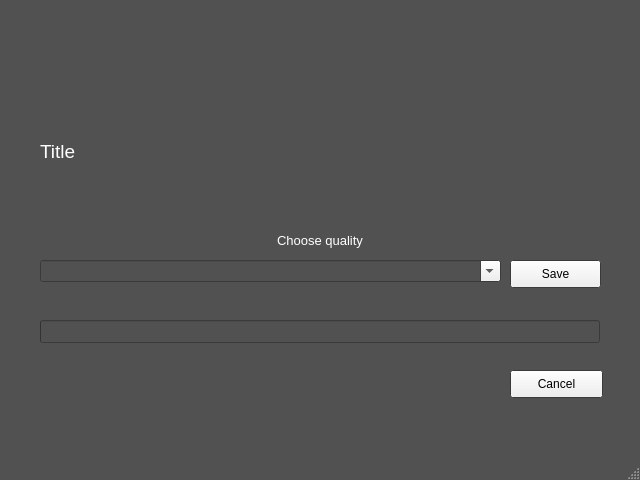
<?xml version="1.0" encoding="UTF-8"?>
<ui version="4.0">
 <class>ScreenDown</class>
 <widget class="QMainWindow" name="ScreenDown">
  <property name="enabled">
   <bool>true</bool>
  </property>
  <property name="geometry">
   <rect>
    <x>0</x>
    <y>0</y>
    <width>640</width>
    <height>480</height>
   </rect>
  </property>
  <property name="minimumSize">
   <size>
    <width>640</width>
    <height>480</height>
   </size>
  </property>
  <property name="palette">
   <palette>
    <active>
     <colorrole role="Base">
      <brush brushstyle="SolidPattern">
       <color alpha="255">
        <red>81</red>
        <green>81</green>
        <blue>81</blue>
       </color>
      </brush>
     </colorrole>
     <colorrole role="Window">
      <brush brushstyle="SolidPattern">
       <color alpha="255">
        <red>81</red>
        <green>81</green>
        <blue>81</blue>
       </color>
      </brush>
     </colorrole>
    </active>
    <inactive>
     <colorrole role="Base">
      <brush brushstyle="SolidPattern">
       <color alpha="255">
        <red>81</red>
        <green>81</green>
        <blue>81</blue>
       </color>
      </brush>
     </colorrole>
     <colorrole role="Window">
      <brush brushstyle="SolidPattern">
       <color alpha="255">
        <red>81</red>
        <green>81</green>
        <blue>81</blue>
       </color>
      </brush>
     </colorrole>
    </inactive>
    <disabled>
     <colorrole role="Base">
      <brush brushstyle="SolidPattern">
       <color alpha="255">
        <red>81</red>
        <green>81</green>
        <blue>81</blue>
       </color>
      </brush>
     </colorrole>
     <colorrole role="Window">
      <brush brushstyle="SolidPattern">
       <color alpha="255">
        <red>81</red>
        <green>81</green>
        <blue>81</blue>
       </color>
      </brush>
     </colorrole>
    </disabled>
   </palette>
  </property>
  <property name="windowTitle">
   <string>DownloadYT</string>
  </property>
  <widget class="QWidget" name="centralwidget">
   <property name="enabled">
    <bool>true</bool>
   </property>
   <widget class="QComboBox" name="comboBox">
    <property name="enabled">
     <bool>true</bool>
    </property>
    <property name="geometry">
     <rect>
      <x>40</x>
      <y>260</y>
      <width>461</width>
      <height>22</height>
     </rect>
    </property>
    <property name="editable">
     <bool>true</bool>
    </property>
    <property name="currentText">
     <string/>
    </property>
   </widget>
   <widget class="QProgressBar" name="progressBar">
    <property name="geometry">
     <rect>
      <x>20</x>
      <y>640</y>
      <width>451</width>
      <height>23</height>
     </rect>
    </property>
    <property name="value">
     <number>24</number>
    </property>
   </widget>
   <widget class="QPushButton" name="pushButton">
    <property name="geometry">
     <rect>
      <x>510</x>
      <y>370</y>
      <width>93</width>
      <height>28</height>
     </rect>
    </property>
    <property name="text">
     <string>Cancel</string>
    </property>
   </widget>
   <widget class="QLabel" name="logo">
    <property name="enabled">
     <bool>true</bool>
    </property>
    <property name="geometry">
     <rect>
      <x>140</x>
      <y>20</y>
      <width>371</width>
      <height>101</height>
     </rect>
    </property>
    <property name="sizePolicy">
     <sizepolicy hsizetype="Fixed" vsizetype="Fixed">
      <horstretch>0</horstretch>
      <verstretch>0</verstretch>
     </sizepolicy>
    </property>
    <property name="sizeIncrement">
     <size>
      <width>2</width>
      <height>0</height>
     </size>
    </property>
    <property name="tabletTracking">
     <bool>false</bool>
    </property>
    <property name="frameShape">
     <enum>QFrame::NoFrame</enum>
    </property>
    <property name="text">
     <string/>
    </property>
    <property name="pixmap">
     <pixmap>../../../Pulpit/Logo.png</pixmap>
    </property>
    <property name="scaledContents">
     <bool>true</bool>
    </property>
    <property name="alignment">
     <set>Qt::AlignJustify|Qt::AlignTop</set>
    </property>
    <property name="margin">
     <number>1</number>
    </property>
   </widget>
   <widget class="QLabel" name="TextQuality">
    <property name="geometry">
     <rect>
      <x>40</x>
      <y>230</y>
      <width>560</width>
      <height>21</height>
     </rect>
    </property>
    <property name="palette">
     <palette>
      <active>
       <colorrole role="WindowText">
        <brush brushstyle="SolidPattern">
         <color alpha="255">
          <red>255</red>
          <green>255</green>
          <blue>255</blue>
         </color>
        </brush>
       </colorrole>
       <colorrole role="Button">
        <brush brushstyle="SolidPattern">
         <color alpha="255">
          <red>255</red>
          <green>255</green>
          <blue>255</blue>
         </color>
        </brush>
       </colorrole>
       <colorrole role="Light">
        <brush brushstyle="SolidPattern">
         <color alpha="255">
          <red>255</red>
          <green>255</green>
          <blue>255</blue>
         </color>
        </brush>
       </colorrole>
       <colorrole role="Midlight">
        <brush brushstyle="SolidPattern">
         <color alpha="255">
          <red>255</red>
          <green>255</green>
          <blue>255</blue>
         </color>
        </brush>
       </colorrole>
       <colorrole role="Dark">
        <brush brushstyle="SolidPattern">
         <color alpha="255">
          <red>127</red>
          <green>127</green>
          <blue>127</blue>
         </color>
        </brush>
       </colorrole>
       <colorrole role="Mid">
        <brush brushstyle="SolidPattern">
         <color alpha="255">
          <red>170</red>
          <green>170</green>
          <blue>170</blue>
         </color>
        </brush>
       </colorrole>
       <colorrole role="Text">
        <brush brushstyle="SolidPattern">
         <color alpha="255">
          <red>0</red>
          <green>0</green>
          <blue>0</blue>
         </color>
        </brush>
       </colorrole>
       <colorrole role="BrightText">
        <brush brushstyle="SolidPattern">
         <color alpha="255">
          <red>255</red>
          <green>255</green>
          <blue>255</blue>
         </color>
        </brush>
       </colorrole>
       <colorrole role="ButtonText">
        <brush brushstyle="SolidPattern">
         <color alpha="255">
          <red>0</red>
          <green>0</green>
          <blue>0</blue>
         </color>
        </brush>
       </colorrole>
       <colorrole role="Base">
        <brush brushstyle="SolidPattern">
         <color alpha="255">
          <red>255</red>
          <green>255</green>
          <blue>255</blue>
         </color>
        </brush>
       </colorrole>
       <colorrole role="Window">
        <brush brushstyle="SolidPattern">
         <color alpha="255">
          <red>255</red>
          <green>255</green>
          <blue>255</blue>
         </color>
        </brush>
       </colorrole>
       <colorrole role="Shadow">
        <brush brushstyle="SolidPattern">
         <color alpha="255">
          <red>0</red>
          <green>0</green>
          <blue>0</blue>
         </color>
        </brush>
       </colorrole>
       <colorrole role="AlternateBase">
        <brush brushstyle="SolidPattern">
         <color alpha="255">
          <red>255</red>
          <green>255</green>
          <blue>255</blue>
         </color>
        </brush>
       </colorrole>
       <colorrole role="ToolTipBase">
        <brush brushstyle="SolidPattern">
         <color alpha="255">
          <red>255</red>
          <green>255</green>
          <blue>220</blue>
         </color>
        </brush>
       </colorrole>
       <colorrole role="ToolTipText">
        <brush brushstyle="SolidPattern">
         <color alpha="255">
          <red>0</red>
          <green>0</green>
          <blue>0</blue>
         </color>
        </brush>
       </colorrole>
       <colorrole role="PlaceholderText">
        <brush brushstyle="SolidPattern">
         <color alpha="128">
          <red>0</red>
          <green>0</green>
          <blue>0</blue>
         </color>
        </brush>
       </colorrole>
      </active>
      <inactive>
       <colorrole role="WindowText">
        <brush brushstyle="SolidPattern">
         <color alpha="255">
          <red>255</red>
          <green>255</green>
          <blue>255</blue>
         </color>
        </brush>
       </colorrole>
       <colorrole role="Button">
        <brush brushstyle="SolidPattern">
         <color alpha="255">
          <red>255</red>
          <green>255</green>
          <blue>255</blue>
         </color>
        </brush>
       </colorrole>
       <colorrole role="Light">
        <brush brushstyle="SolidPattern">
         <color alpha="255">
          <red>255</red>
          <green>255</green>
          <blue>255</blue>
         </color>
        </brush>
       </colorrole>
       <colorrole role="Midlight">
        <brush brushstyle="SolidPattern">
         <color alpha="255">
          <red>255</red>
          <green>255</green>
          <blue>255</blue>
         </color>
        </brush>
       </colorrole>
       <colorrole role="Dark">
        <brush brushstyle="SolidPattern">
         <color alpha="255">
          <red>127</red>
          <green>127</green>
          <blue>127</blue>
         </color>
        </brush>
       </colorrole>
       <colorrole role="Mid">
        <brush brushstyle="SolidPattern">
         <color alpha="255">
          <red>170</red>
          <green>170</green>
          <blue>170</blue>
         </color>
        </brush>
       </colorrole>
       <colorrole role="Text">
        <brush brushstyle="SolidPattern">
         <color alpha="255">
          <red>0</red>
          <green>0</green>
          <blue>0</blue>
         </color>
        </brush>
       </colorrole>
       <colorrole role="BrightText">
        <brush brushstyle="SolidPattern">
         <color alpha="255">
          <red>255</red>
          <green>255</green>
          <blue>255</blue>
         </color>
        </brush>
       </colorrole>
       <colorrole role="ButtonText">
        <brush brushstyle="SolidPattern">
         <color alpha="255">
          <red>0</red>
          <green>0</green>
          <blue>0</blue>
         </color>
        </brush>
       </colorrole>
       <colorrole role="Base">
        <brush brushstyle="SolidPattern">
         <color alpha="255">
          <red>255</red>
          <green>255</green>
          <blue>255</blue>
         </color>
        </brush>
       </colorrole>
       <colorrole role="Window">
        <brush brushstyle="SolidPattern">
         <color alpha="255">
          <red>255</red>
          <green>255</green>
          <blue>255</blue>
         </color>
        </brush>
       </colorrole>
       <colorrole role="Shadow">
        <brush brushstyle="SolidPattern">
         <color alpha="255">
          <red>0</red>
          <green>0</green>
          <blue>0</blue>
         </color>
        </brush>
       </colorrole>
       <colorrole role="AlternateBase">
        <brush brushstyle="SolidPattern">
         <color alpha="255">
          <red>255</red>
          <green>255</green>
          <blue>255</blue>
         </color>
        </brush>
       </colorrole>
       <colorrole role="ToolTipBase">
        <brush brushstyle="SolidPattern">
         <color alpha="255">
          <red>255</red>
          <green>255</green>
          <blue>220</blue>
         </color>
        </brush>
       </colorrole>
       <colorrole role="ToolTipText">
        <brush brushstyle="SolidPattern">
         <color alpha="255">
          <red>0</red>
          <green>0</green>
          <blue>0</blue>
         </color>
        </brush>
       </colorrole>
       <colorrole role="PlaceholderText">
        <brush brushstyle="SolidPattern">
         <color alpha="128">
          <red>0</red>
          <green>0</green>
          <blue>0</blue>
         </color>
        </brush>
       </colorrole>
      </inactive>
      <disabled>
       <colorrole role="WindowText">
        <brush brushstyle="SolidPattern">
         <color alpha="255">
          <red>127</red>
          <green>127</green>
          <blue>127</blue>
         </color>
        </brush>
       </colorrole>
       <colorrole role="Button">
        <brush brushstyle="SolidPattern">
         <color alpha="255">
          <red>255</red>
          <green>255</green>
          <blue>255</blue>
         </color>
        </brush>
       </colorrole>
       <colorrole role="Light">
        <brush brushstyle="SolidPattern">
         <color alpha="255">
          <red>255</red>
          <green>255</green>
          <blue>255</blue>
         </color>
        </brush>
       </colorrole>
       <colorrole role="Midlight">
        <brush brushstyle="SolidPattern">
         <color alpha="255">
          <red>255</red>
          <green>255</green>
          <blue>255</blue>
         </color>
        </brush>
       </colorrole>
       <colorrole role="Dark">
        <brush brushstyle="SolidPattern">
         <color alpha="255">
          <red>127</red>
          <green>127</green>
          <blue>127</blue>
         </color>
        </brush>
       </colorrole>
       <colorrole role="Mid">
        <brush brushstyle="SolidPattern">
         <color alpha="255">
          <red>170</red>
          <green>170</green>
          <blue>170</blue>
         </color>
        </brush>
       </colorrole>
       <colorrole role="Text">
        <brush brushstyle="SolidPattern">
         <color alpha="255">
          <red>127</red>
          <green>127</green>
          <blue>127</blue>
         </color>
        </brush>
       </colorrole>
       <colorrole role="BrightText">
        <brush brushstyle="SolidPattern">
         <color alpha="255">
          <red>255</red>
          <green>255</green>
          <blue>255</blue>
         </color>
        </brush>
       </colorrole>
       <colorrole role="ButtonText">
        <brush brushstyle="SolidPattern">
         <color alpha="255">
          <red>127</red>
          <green>127</green>
          <blue>127</blue>
         </color>
        </brush>
       </colorrole>
       <colorrole role="Base">
        <brush brushstyle="SolidPattern">
         <color alpha="255">
          <red>255</red>
          <green>255</green>
          <blue>255</blue>
         </color>
        </brush>
       </colorrole>
       <colorrole role="Window">
        <brush brushstyle="SolidPattern">
         <color alpha="255">
          <red>255</red>
          <green>255</green>
          <blue>255</blue>
         </color>
        </brush>
       </colorrole>
       <colorrole role="Shadow">
        <brush brushstyle="SolidPattern">
         <color alpha="255">
          <red>0</red>
          <green>0</green>
          <blue>0</blue>
         </color>
        </brush>
       </colorrole>
       <colorrole role="AlternateBase">
        <brush brushstyle="SolidPattern">
         <color alpha="255">
          <red>255</red>
          <green>255</green>
          <blue>255</blue>
         </color>
        </brush>
       </colorrole>
       <colorrole role="ToolTipBase">
        <brush brushstyle="SolidPattern">
         <color alpha="255">
          <red>255</red>
          <green>255</green>
          <blue>220</blue>
         </color>
        </brush>
       </colorrole>
       <colorrole role="ToolTipText">
        <brush brushstyle="SolidPattern">
         <color alpha="255">
          <red>0</red>
          <green>0</green>
          <blue>0</blue>
         </color>
        </brush>
       </colorrole>
       <colorrole role="PlaceholderText">
        <brush brushstyle="SolidPattern">
         <color alpha="128">
          <red>0</red>
          <green>0</green>
          <blue>0</blue>
         </color>
        </brush>
       </colorrole>
      </disabled>
     </palette>
    </property>
    <property name="font">
     <font>
      <pointsize>10</pointsize>
     </font>
    </property>
    <property name="cursor">
     <cursorShape>ArrowCursor</cursorShape>
    </property>
    <property name="autoFillBackground">
     <bool>false</bool>
    </property>
    <property name="text">
     <string>Choose quality</string>
    </property>
    <property name="scaledContents">
     <bool>false</bool>
    </property>
    <property name="alignment">
     <set>Qt::AlignCenter</set>
    </property>
   </widget>
   <widget class="QProgressBar" name="progressBar_2">
    <property name="enabled">
     <bool>true</bool>
    </property>
    <property name="geometry">
     <rect>
      <x>40</x>
      <y>320</y>
      <width>560</width>
      <height>23</height>
     </rect>
    </property>
    <property name="minimum">
     <number>0</number>
    </property>
    <property name="maximum">
     <number>100</number>
    </property>
    <property name="value">
     <number>0</number>
    </property>
    <property name="textVisible">
     <bool>false</bool>
    </property>
    <property name="orientation">
     <enum>Qt::Horizontal</enum>
    </property>
    <property name="invertedAppearance">
     <bool>false</bool>
    </property>
    <property name="textDirection">
     <enum>QProgressBar::TopToBottom</enum>
    </property>
   </widget>
   <widget class="QLabel" name="Title">
    <property name="geometry">
     <rect>
      <x>40</x>
      <y>140</y>
      <width>560</width>
      <height>61</height>
     </rect>
    </property>
    <property name="palette">
     <palette>
      <active>
       <colorrole role="WindowText">
        <brush brushstyle="SolidPattern">
         <color alpha="255">
          <red>255</red>
          <green>255</green>
          <blue>255</blue>
         </color>
        </brush>
       </colorrole>
       <colorrole role="Base">
        <brush brushstyle="SolidPattern">
         <color alpha="255">
          <red>255</red>
          <green>255</green>
          <blue>255</blue>
         </color>
        </brush>
       </colorrole>
      </active>
      <inactive>
       <colorrole role="WindowText">
        <brush brushstyle="SolidPattern">
         <color alpha="255">
          <red>255</red>
          <green>255</green>
          <blue>255</blue>
         </color>
        </brush>
       </colorrole>
       <colorrole role="Base">
        <brush brushstyle="SolidPattern">
         <color alpha="255">
          <red>255</red>
          <green>255</green>
          <blue>255</blue>
         </color>
        </brush>
       </colorrole>
      </inactive>
      <disabled>
       <colorrole role="WindowText">
        <brush brushstyle="SolidPattern">
         <color alpha="255">
          <red>120</red>
          <green>120</green>
          <blue>120</blue>
         </color>
        </brush>
       </colorrole>
       <colorrole role="Base">
        <brush brushstyle="SolidPattern">
         <color alpha="255">
          <red>81</red>
          <green>81</green>
          <blue>81</blue>
         </color>
        </brush>
       </colorrole>
      </disabled>
     </palette>
    </property>
    <property name="font">
     <font>
      <pointsize>14</pointsize>
     </font>
    </property>
    <property name="text">
     <string>Title</string>
    </property>
    <property name="scaledContents">
     <bool>false</bool>
    </property>
    <property name="alignment">
     <set>Qt::AlignLeading|Qt::AlignLeft|Qt::AlignTop</set>
    </property>
    <property name="wordWrap">
     <bool>true</bool>
    </property>
   </widget>
   <widget class="QPushButton" name="pushButton_2">
    <property name="geometry">
     <rect>
      <x>510</x>
      <y>260</y>
      <width>91</width>
      <height>28</height>
     </rect>
    </property>
    <property name="text">
     <string>Save</string>
    </property>
   </widget>
  </widget>
  <widget class="QMenuBar" name="menubar">
   <property name="geometry">
    <rect>
     <x>0</x>
     <y>0</y>
     <width>640</width>
     <height>26</height>
    </rect>
   </property>
  </widget>
  <widget class="QStatusBar" name="statusbar"/>
 </widget>
 <resources/>
 <connections/>
</ui>
